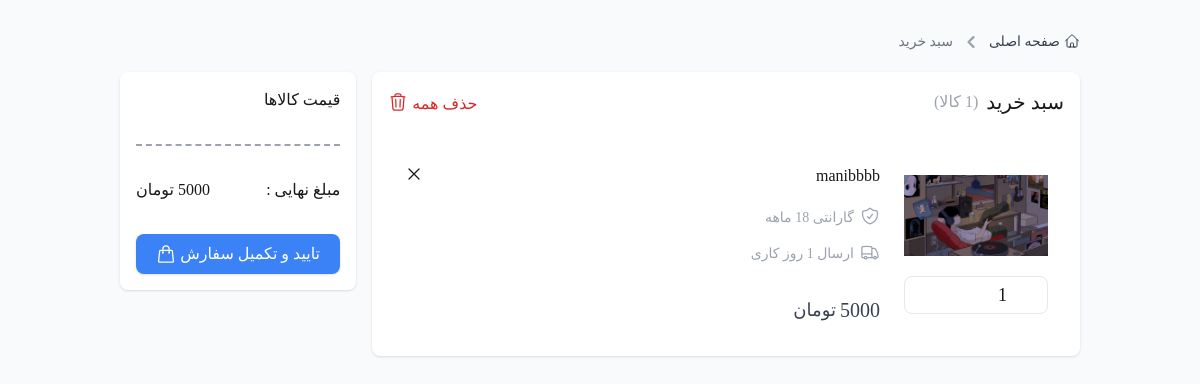
The app's page /order/order_page/ (signed in) with its own data.
### order_module/models.py (models this page shows, shortened)
class OrderDetail(models.Model):
    order = models.ForeignKey(Order, on_delete=models.CASCADE, verbose_name='سفارش', related_name='orderdetails_set')
    product = models.ForeignKey(Product, on_delete=models.CASCADE, verbose_name='محصول')
    final_price = models.DecimalField(  max_digits=12, decimal_places=0, null=True, blank=True, verbose_name='قیمت نهایی یک محصول')
    count = models.PositiveIntegerField(verbose_name='تعداد')
    def get_total_price(self):
        return self.final_price * self.count
    class Meta:
        verbose_name = 'جزئیات سبد خرید'
        verbose_name_plural = 'لیست جزئیات سبد خرید'

class Order(models.Model):
    PAYMENT_METHODS = (
        ('online', 'پرداخت اینترنتی'),
        ('cod', 'پرداخت درب منزل'),
        ('credit', 'پرداخت اعتباری'),
    )
    user = models.ForeignKey(CustomUser, on_delete=models.CASCADE, verbose_name='کاربر')
    is_paid = models.BooleanField(default=False, verbose_name='نهایی شده/ نشده')
    total_price = models.DecimalField(blank=True, null=True,max_digits=12, decimal_places=0, default=0, verbose_name='قیمت کل سفارش')
    first_name = models.CharField(blank=True, null=True,max_length=100, verbose_name="نام")
    last_name = models.CharField(blank=True, null=True,max_length=100, verbose_name="نام خانوادگی")
    province = models.CharField(blank=True, null=True,max_length=100, verbose_name="استان")
    city = models.CharField(blank=True, null=True,max_length=100, verbose_name="شهر")
    address = models.TextField(blank=True, null=True,verbose_name="آدرس")
    phone = models.CharField(blank=True, null=True,max_length=20, verbose_name="تلفن")
    postal_code = models.CharField(blank=True, null=True,max_length=20, verbose_name="کد پستی")
    description = models.TextField(blank=True, null=True, verbose_name="توضیحات")
    payment_method = models.CharField(blank=True, null=True,max_length=20, choices=PAYMENT_METHODS, verbose_name="روش پرداخت")
    def calculate_total_price(self):
        return sum([item.get_total_price() for item in self.orderdetails_set.all()])
    class Meta:
        verbose_name = 'سبد خرید'
        verbose_name_plural = 'سبدهای خرید کاربران'

### product_module/models.py (models this page shows, shortened)
class Product(models.Model):
    name= models.CharField(max_length=100 , verbose_name='اسم')
    image1 = models.ImageField(upload_to='products/',null=True , blank=True , verbose_name='عکس ها' )
    image2 = models.ImageField(upload_to='products/',null=True , blank=True , verbose_name='عکس ها' )
    image3 = models.ImageField(upload_to='products/',null=True , blank=True , verbose_name='عکس ها' )
    image4 = models.ImageField(upload_to='products/',null=True , blank=True , verbose_name='عکس ها' )
    stock = models.PositiveIntegerField(default=0 , verbose_name='موجودی')
    category = models.ForeignKey(Category, on_delete=models.CASCADE, related_name="products" , null=True, blank=True , verbose_name= 'کتگوری')
    subcategory = models.ForeignKey(SubCategory, on_delete=models.CASCADE, related_name="products" , null=True, blank=True , verbose_name= ' زیر کتگوری')
    is_active= models.BooleanField(default=True , verbose_name='فعال یا غیرفعال؟')
    is_delete= models.BooleanField(default=False , verbose_name='پاک بشه یا نا؟')
    price = models.IntegerField(default=0, db_index=True ,verbose_name='قیمت')
    short_description = models.CharField(max_length=300, null=True , blank=True , verbose_name='توضیحات کوتاه')
    description = models.TextField(null=True , blank=True , verbose_name="توضیح کامل")
    slug = models.SlugField(default='' , blank=True, db_index=True, verbose_name='url عنوان در ')
    created_at = models.DateTimeField(null=True , blank=True, auto_now_add=True)
    off_percent = models.IntegerField(default=0,null=True,blank=True, validators=[MinValueValidator(0),MaxValueValidator(100)],db_index=True , verbose_name='تخفیف درصد')
    is_off = models.BooleanField(default=False,verbose_name='فعال یا غیرفعال؟تخفیف')
    today = models.BooleanField(default=False,verbose_name='ارسال امروز')
    offer =models.BooleanField( default=False,verbose_name=' پیشنهاد شگفت انگیز')
    best_seller=models.BooleanField(default=False, verbose_name='محصولات پرفروش ')
    class Meta:
        verbose_name = 'محصول'
        verbose_name_plural = 'محصولات'

### order_module/views.py (the view)
class OrderDetailView(LoginRequiredMixin, TemplateView):
    template_name = "order_module/order.html"
    login_url = 'login_url'
    def get(self, request, *args, **kwargs):
        order, created = Order.objects.get_or_create(
            user=request.user,
            is_paid=False
        )
        order_details = order.orderdetails_set.all()
        if not order_details.exists():
            return render(request, "order_module/empty_cart.html", {})
        context = {
            "order": order,
            "order_details": order_details,
            "total_price": order.calculate_total_price()
        }
        return render(request, self.template_name, context)

### order_module/context_processors.py (called while the page is built)
def cart_products(request ):
    order = None
    cart_items = None
    order_details =None
    if request.user.is_authenticated:
        try:
            order = Order.objects.get(user=request.user, is_paid=False)
            order_details = order.orderdetails_set.all()
            cart_items = order.orderdetails_set.all()
        except Order.DoesNotExist:
            cart_items = None
            order = None
    return {"cart_items": cart_items,
            "order" : order,
            "order_details": order_details,}

### site_module/context_processors.py (called while the page is built)
def site_settings(request):
    setting = SiteSetting.objects.filter(is_main_setting=True).first()
    return {'site_setting': setting}

### order_module/templates/order_module/order.html (shortened to what this page needs)
{% extends "base_else.html" %}
{% load static %}
{% block content %}
    <main class="container">
        <nav class="flex mt-8" aria-label="Breadcrumb">
            <ol class="inline-flex items-center space-x-1 md:space-x-2 rtl:space-x-reverse">
                <li class="inline-flex items-center">
                    <a href={% url "home" %}
                        class="inline-flex items-center text-sm gap-x-1  text-gray-700 hover:text-blue-600 dark:text-gray-400 dark:hover:text-white">
                        <svg class="size-4 mb-0.5">
                            <use href="#home" />
                        </svg>
                        صفحه اصلی
                    </a>
                </li>
                <li aria-current="page">
                    <div class="flex items-center">
                        <svg class="rtl:rotate-180 w-3 h-3 text-gray-400 mx-1" aria-hidden="true"
                            xmlns="http://www.w3.org/2000/svg" fill="none" viewBox="0 0 6 10">
                            <path stroke="currentColor" stroke-linecap="round" stroke-linejoin="round" stroke-width="2"
                                d="m1 9 4-4-4-4" />
                        </svg>
                        <span class="ms-1 text-sm  text-gray-500 md:ms-2 dark:text-gray-400">سبد خرید</span>
                    </div>
                </li>
            </ol>
        </nav>
        <section
            class="flex flex-col lg:flex-row justify-between items-start gap-4 child:rounded-lg child:bg-white child:dark:bg-gray-800 child:shadow child:p-4 mt-5">
            <div class="w-full lg:w-3/4 flex flex-col gap-y-8 ">
                <div class="flex items-center justify-between">
                    <span class="flex items-center gap-x-2">
                        <h2 class="font-DanaMedium text-xl">سبد خرید</h2>
                        <p class="text-gray-400">({{order_details.count}} کالا)</p>
                    </span>
                    <span class="flex items-center gap-x-1 text-red-600 dark:text-white cursor-pointer">
                        <a href={% url "clear_order_view" %} class="mt-1 font-DanaMedium ">حذف همه</a>
                        <svg class="w-5 h-5">
                            <use href="#trash"></use>
                        </svg>
                    </span>
                </div>
                {% if order_details %}
                <div
                    class="w-full flex flex-col gap-y-4 child:p-2 lg:child:p-4 ">
                            {% for item in order_details %}
                                <div class="w-full flex justify-between relative">
                                    <div class="flex flex-col sm:flex-row items-center gap-6">
                                        <div class="flex w-fit flex-col">
                                            <img src={{item.product.image1.url}} class="w-36 mb-5" alt="">
                                            <button
                                                class="flex items-center justify-between gap-x-1 rounded-lg border border-gray-200 dark:border-white/20 py-1 px-2">
                                                <input type="number" name="customInput" id="customInput" min="1" max="20" value={{item.count}}
                                                    class="custom-input mr-8 text-lg bg-transparent" readonly>
                                            </button>
                                        </div>
                                        <div class="flex flex-col gap-y-4">
                                            <h2 class="font-DanaMedium line-clamp-1">
                                                {{item.product.name}}
                                            </h2>
                                            <ul
                                                class="space-y-3 child:text-sm text-gray-400 child:flex child:items-center child:gap-x-1.5">
                                                <li>
                                                    <svg class="w-5 h-5">
                                                        <use href="#shield"></use>
                                                    </svg>
                                                    <p class="mt-1">گارانتی 18 ماهه</p>
                                                </li>
                                                <li>
                                                    <svg class="w-5 h-5">
                                                        <use href="#truck"></use>
                                                    </svg>
                                                    <p class="mt-1">ارسال 1 روز کاری</p>
                                                </li>
                                            </ul>
                                            <span class="flex items-center gap-x-1 text-gray-700 dark:text-gray-300 font-DanaMedium mt-4">
                                                <p class="font-DanaMedium text-xl">{{item.get_total_price}}</p>
                                                <p class="text-lg">تومان</p>
                                            </span>
                                        </div>
                                    </div>
                                    <div class="hidden sm:flex items-end justify-between flex-col">
                                        <a href="{% url 'remove_order_itemView' item.id %}">
                                            <svg class="w-5 h-5 cursor-pointer">
                                                <use href="#x-mark"></use>
                                            </svg>
                                        </a>
                                    </div>
                                </div>
                            {% endfor %}
                </div>
                {% else %}
                    <p>سبد خرید شما خالی است.</p>
                {% endif %}
            </div>
            <div class="w-full lg:w-1/4 lg:sticky top-5 flex flex-col gap-y-4">
                <ul class="child:flex child:items-center child:justify-between space-y-8">
                    <li>
                        <p>قیمت کالاها</p>
                    </li>
                    <li class="border-t-2 border-dashed border-gray-400 pt-8">
                        <p> مبلغ نهایی  :</p>
                        <p>{{order.calculate_total_price}} تومان</p>
                    </li>
                </ul>
                <a href={% url "checkout" %}
                    class="w-full mt-4 flex items-center gap-x-1 justify-center bg-blue-500 text-white hover:bg-blue-600 transition-all rounded-lg shadow py-2">
                    تایید و تکمیل سفارش
                    <svg class="w-5 h-5">
                        <use href="#shopping-bag"></use>
                    </svg>
                </a>
            </div>
        </section>
    </main>
{% endblock content %}

### records on screen
OrderDetail: product.image1 (picture), customInput "1", product.name "manibbbb", get_total_price "5000"
Order: calculate_total_price "5000"

### other values on screen
{{ order_details.count }} "1"
